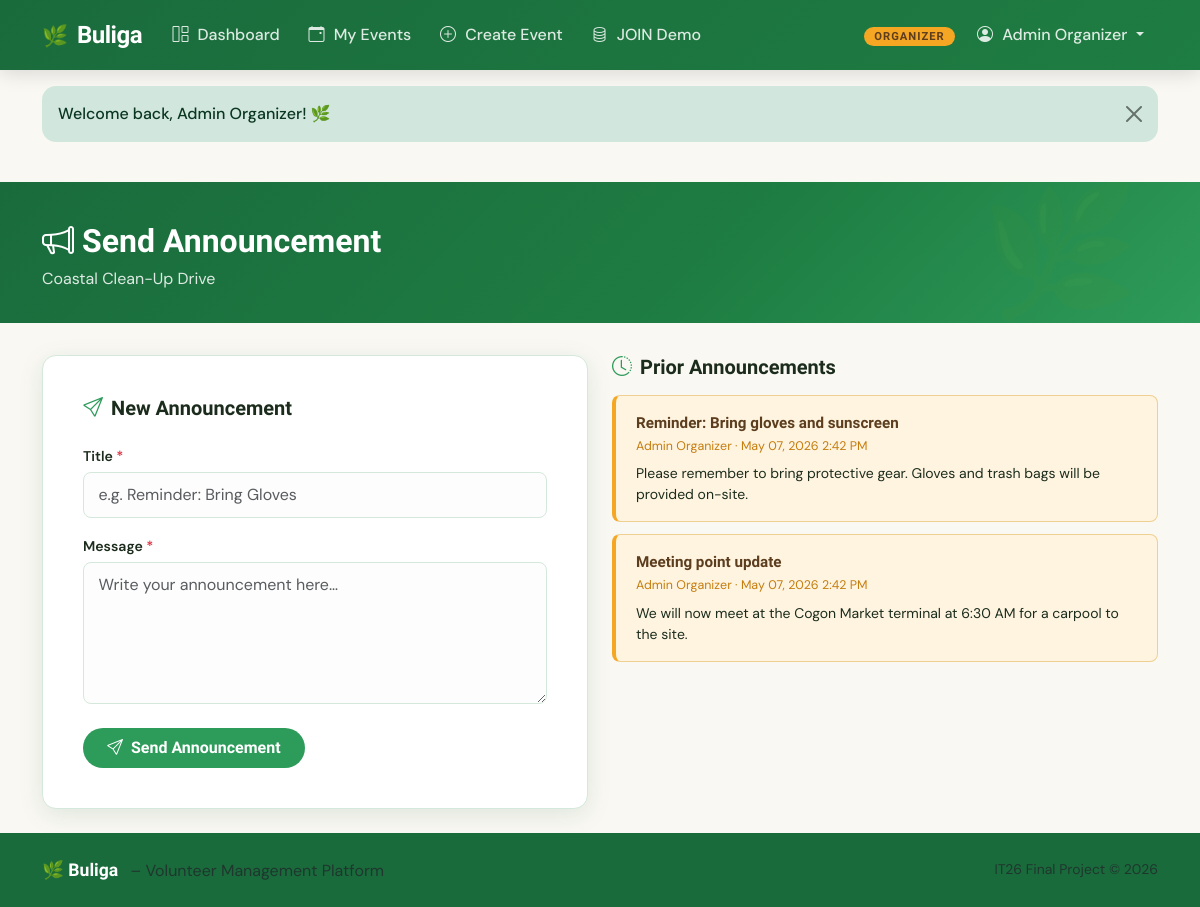
/organizer/send-announcement.php?event_id=1 (signed in), run on the app's committed database.
### tables this page shows
CREATE TABLE events (
    id              INT AUTO_INCREMENT PRIMARY KEY,
    organizer_id    INT             NOT NULL,
    title           VARCHAR(220)    NOT NULL,
    description     TEXT            NOT NULL,
    location        VARCHAR(255)    NOT NULL,
    event_date      DATE            NOT NULL,
    start_time      TIME            NOT NULL,
    end_time        TIME            NOT NULL,
    slots           INT             NOT NULL DEFAULT 20,      
    image_url       VARCHAR(255)    DEFAULT NULL,
    status          ENUM('open','closed','cancelled') NOT NULL DEFAULT 'open',
    created_at      DATETIME        DEFAULT CURRENT_TIMESTAMP,
    updated_at      DATETIME        DEFAULT CURRENT_TIMESTAMP ON UPDATE CURRENT_TIMESTAMP,
    CONSTRAINT fk_events_organizer
        FOREIGN KEY (organizer_id) REFERENCES users(id) ON DELETE CASCADE
);

CREATE TABLE announcements (
    id          INT AUTO_INCREMENT PRIMARY KEY,
    event_id    INT             NOT NULL,
    author_id   INT             NOT NULL,                     
    title       VARCHAR(220)    NOT NULL,
    body        TEXT            NOT NULL,
    created_at  DATETIME        DEFAULT CURRENT_TIMESTAMP,
    CONSTRAINT fk_ann_event
        FOREIGN KEY (event_id) REFERENCES events(id) ON DELETE CASCADE,
    CONSTRAINT fk_ann_author
        FOREIGN KEY (author_id) REFERENCES users(id) ON DELETE CASCADE
);

CREATE TABLE users (
    id          INT AUTO_INCREMENT PRIMARY KEY,
    full_name   VARCHAR(150)    NOT NULL,
    email       VARCHAR(180)    NOT NULL UNIQUE,
    password    VARCHAR(255)    NOT NULL,                     
    role        ENUM('student','organizer') NOT NULL DEFAULT 'student',
    avatar_url  VARCHAR(255)    DEFAULT NULL,
    bio         TEXT            DEFAULT NULL,
    created_at  DATETIME        DEFAULT CURRENT_TIMESTAMP,
    updated_at  DATETIME        DEFAULT CURRENT_TIMESTAMP ON UPDATE CURRENT_TIMESTAMP
);

### organizer/send-announcement.php (the view, shortened to what this page needs)
<?php
$db  = getDB();
$uid = currentUserId();
$eid = (int)($_GET['event_id'] ?? 0);
$evStmt = $db->prepare("SELECT * FROM events WHERE id = ? AND organizer_id = ?");
$evStmt->execute([$eid, $uid]);
$event = $evStmt->fetch();
$annStmt = $db->prepare("
    SELECT
        a.*,
        u.full_name AS author
    FROM announcements a
    LEFT JOIN users u ON a.author_id = u.id     -- LEFT JOIN: show even if author deleted
    WHERE a.event_id = ?
    ORDER BY a.created_at DESC
");
$annStmt->execute([$eid]);
$prior = $annStmt->fetchAll();
require_once __DIR__ . '/../includes/header.php';
?>
<div class="page-hero">
    <div class="container">
        <h1><i class="bi bi-megaphone me-2"></i>Send Announcement</h1>
        <p><?= htmlspecialchars($event['title']) ?></p>
    </div>
</div>
<div class="container">
    <div class="row g-4">
        <div class="col-lg-6">
            <div class="buliga-form-card">
                <h5 class="fw-sora mb-4"><i class="bi bi-send me-2 text-green"></i>New Announcement</h5>
                <form method="POST">
                    <div class="mb-3">
                        <label class="form-label">Title <span class="text-danger">*</span></label>
                        <input type="text" name="ann_title" class="form-control"
                               value="<?= htmlspecialchars($_POST['ann_title'] ?? '') ?>"
                               placeholder="e.g. Reminder: Bring Gloves" required />
                    </div>
                    <div class="mb-4">
                        <label class="form-label">Message <span class="text-danger">*</span></label>
                        <textarea name="ann_body" class="form-control" rows="5"
                                  placeholder="Write your announcement here…"
                                  required><?= htmlspecialchars($_POST['ann_body'] ?? '') ?></textarea>
                    </div>
                    <button type="submit" class="btn btn-green px-4">
                        <i class="bi bi-send me-2"></i>Send Announcement
                    </button>
                </form>
            </div>
        </div>
        <div class="col-lg-6">
            <h5 class="fw-sora mb-3"><i class="bi bi-clock-history me-2 text-green"></i>Prior Announcements</h5>
            <?php if ($prior): ?>
                <?php foreach ($prior as $a): ?>
                <div class="announcement-card">
                    <div class="ann-title"><?= htmlspecialchars($a['title']) ?></div>
                    <div class="ann-meta">
                        <?= htmlspecialchars($a['author'] ?? 'Unknown') ?> ·
                        <?= date('M d, Y g:i A', strtotime($a['created_at'])) ?>
                    </div>
                    <p class="small mt-2 mb-0"><?= nl2br(htmlspecialchars($a['body'])) ?></p>
                </div>
                <?php endforeach; ?>
            <?php endif; ?>
        </div>
    </div>
</div>
<?php require_once __DIR__ . '/../includes/footer.php'; ?>

### assets/css/buliga.css (style rules this page uses)
:root { --green-deep: #1a6b3c; --green-mid: #2d9b5a; --green-light: #5bbf85; --green-pale: #e8f7ef; --amber: #f5a623; --amber-dark: #c47d0e; --amber-light: #fff4e0; --soil: #5c3d1e; --cream: #faf8f3; --text-dark: #1c2c1c; --text-muted: #6b7b6b; --surface: #ffffff; --border: #d4e8db; --shadow-sm: 0 2px 8px rgba(26,107,60,.08); --shadow-md: 0 6px 24px rgba(26,107,60,.12); --shadow-lg: 0 16px 48px rgba(26,107,60,.16); --radius: 14px; --radius-sm: 8px; --radius-pill: 999px; }
*, *::before, *::after { box-sizing: border-box; }
body { font-family: 'DM Sans', sans-serif; background: var(--cream); color: var(--text-dark); min-height: 100vh; display: flex; flex-direction: column; }
h1, h2, h3, h4, h5, h6, .buliga-brand, .display-title { font-family: 'Sora', sans-serif; font-weight: 700; }
.btn-green { background: var(--green-mid); color: #fff; font-family: 'Sora', sans-serif; font-weight: 600; border: none; border-radius: var(--radius-pill); padding: 0.5rem 1.4rem; transition: background 0.2s, transform 0.15s; }
.page-hero { background: linear-gradient(135deg, var(--green-deep) 0%, #1e7d42 60%, #2d9b5a 100%); color: #fff; padding: 2.5rem 0 2rem; margin-bottom: 2rem; position: relative; overflow: hidden; }
.page-hero::after { content: '🌿'; position: absolute; right: 5%; top: 50%; transform: translateY(-50%); font-size: 8rem; opacity: 0.08; pointer-events: none; }
.page-hero h1 { font-size: 2rem; margin-bottom: 0.4rem; }
.page-hero p { opacity: 0.85; margin-bottom: 0; }
.buliga-form-card { background: var(--surface); border: 1px solid var(--border); border-radius: var(--radius); box-shadow: var(--shadow-md); padding: 2.5rem; }
.form-label { font-weight: 600; font-size: 0.88rem; color: var(--text-dark); margin-bottom: 0.35rem; }
.form-control, .form-select { border: 1.5px solid var(--border); border-radius: var(--radius-sm); padding: 0.6rem 0.9rem; transition: border-color 0.2s, box-shadow 0.2s; background: #fdfdfd; }
.announcement-card { background: var(--amber-light); border: 1px solid #f0d090; border-left: 4px solid var(--amber); border-radius: var(--radius-sm); padding: 1rem 1.25rem; margin-bottom: 0.75rem; }
.announcement-card .ann-title { font-family: 'Sora', sans-serif; font-weight: 700; font-size: 0.95rem; color: var(--soil); }
.announcement-card .ann-meta { font-size: 0.78rem; color: var(--amber-dark); margin-top: 2px; }
.text-green { color: var(--green-mid) !important; }
.fw-sora { font-family: 'Sora', sans-serif; }

### data on the page
events: title "Coastal Clean-Up Drive"
announcements: title "Reminder: Bring gloves and sunscreen", author.full_name "Admin Organizer", created_at "May 07, 2026 2:42 PM", body "Please remember to bring protective gear. Gloves and trash bags will be provided on-site."
announcements: title "Meeting point update", author.full_name "Admin Organizer", created_at "May 07, 2026 2:42 PM", body "We will now meet at the Cogon Market terminal at 6:30 AM for a carpool to the site."

### other printed values
$role "ORGANIZER"
$_SESSION['full_name'] "Admin Organizer"
$flash['message'] "Welcome back, Admin Organizer! 🌿"
